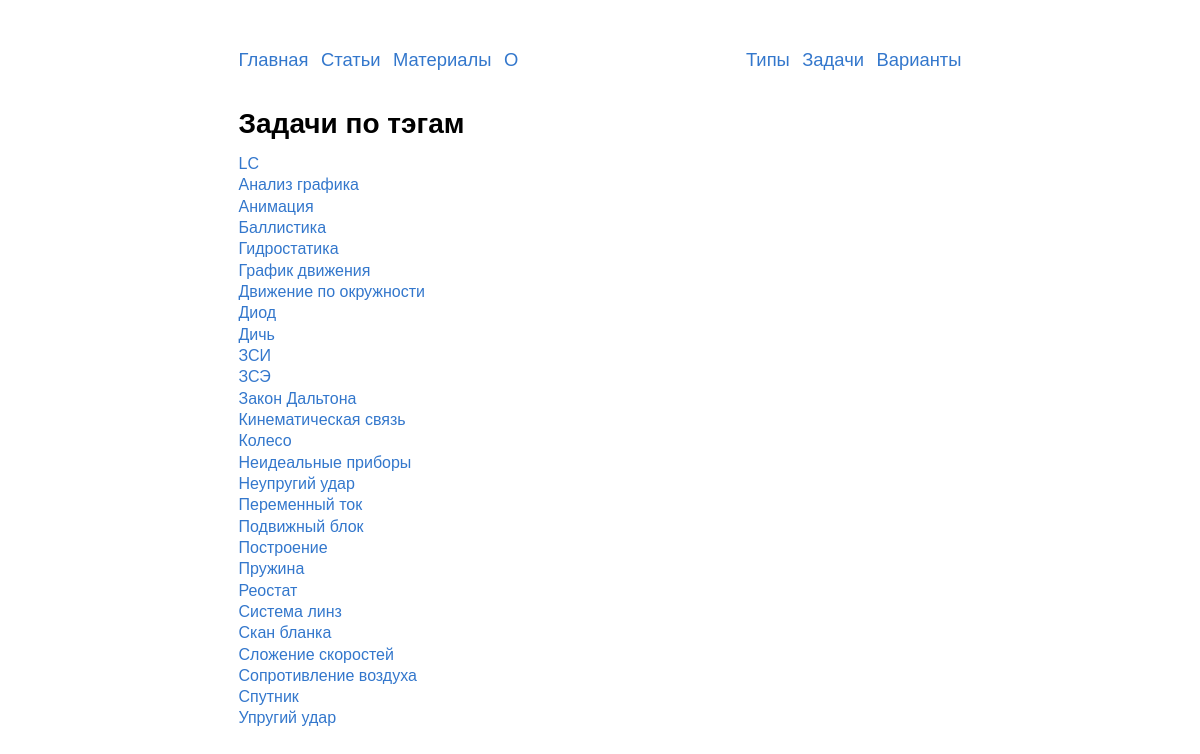
The app's page /tags/ with its own data.
### problems/models.py (models this page shows, shortened)
class Tag(models.Model):
    name = models.CharField('название',
                            max_length=150,
                            help_text='Максимум 150 символов')
    slug = models.SlugField('слаг',
                            max_length=150,
                            help_text=('Слаг - текстовый идентификатор,'
                                       ' с помощью которого будут'
                                       ' генерироваться ссылки'))
    class Meta:
        verbose_name = 'тэг'
        verbose_name_plural = 'тэги'
        default_related_name = 'tags'
        ordering = ['name']
    def get_absolute_url(self):
        return reverse('tags:problems', kwargs={'slug': self.slug})

### tags/views.py (the view)
# urls.py: path('', views.TagsView.as_view(), name='list'),
class TagsView(ListView):
    model = Tag
    template_name = 'tags/tags_list.html'
    context_object_name = 'tags'
    def get_queryset(self):
        return super().get_queryset()

### templates/tags/tags_list.html
{% extends "base.html" %}
{% load static %}
{% block content %}
    <h1>Задачи по тэгам</h1>
      {% for tag in tags %}
        <div> <a href="{{ tag.get_absolute_url }}">{{tag.name}}</a> </div>
      {% endfor %}
{% endblock %}

### static/css/style.css (style rules this page uses)
html { overflow-y: scroll; }
body { -webkit-hyphens: auto; -moz-hyphens: auto; -ms-hyphens: auto; hyphens: auto; margin: 0px auto; width: 723px; max-width: 100%; font-family: Tahoma, Arial; text-align: justify; font-size: 12pt; line-height: 16pt; margin-bottom:12ex; }
h1, h2, h3, h4, h5, h6 { text-align: left; }
h1 { font-size:21pt; }
a { text-decoration: none; color: #3377cc; }

### records on screen
Tag: name "LC"
Tag: name "Анализ графика"
Tag: name "Анимация"
Tag: name "Баллистика"
Tag: name "Гидростатика"
Tag: name "График движения"
Tag: name "Движение по окружности"
Tag: name "Диод"
Tag: name "Дичь"
Tag: name "ЗСИ"
Tag: name "ЗСЭ"
Tag: name "Закон Дальтона"
Tag: name "Кинематическая связь"
Tag: name "Колесо"
Tag: name "Неидеальные приборы"
Tag: name "Неупругий удар"
Tag: name "Переменный ток"
Tag: name "Подвижный блок"
Tag: name "Построение"
Tag: name "Пружина"
Tag: name "Реостат"
Tag: name "Система линз"
Tag: name "Скан бланка"
Tag: name "Сложение скоростей"
Tag: name "Сопротивление воздуха"
Tag: name "Спутник"
Tag: name "Упругий удар"
